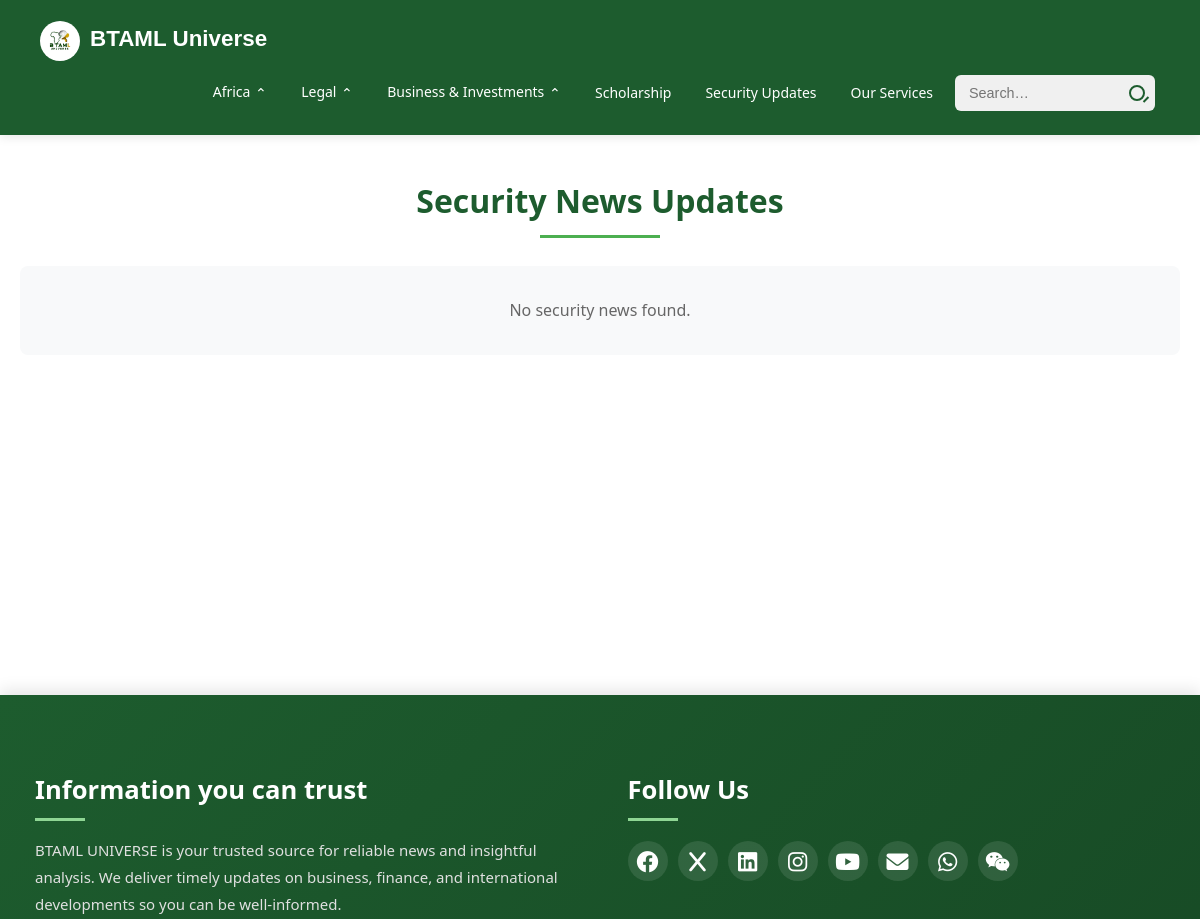
Before: /security/ (upper part) with the older database file.
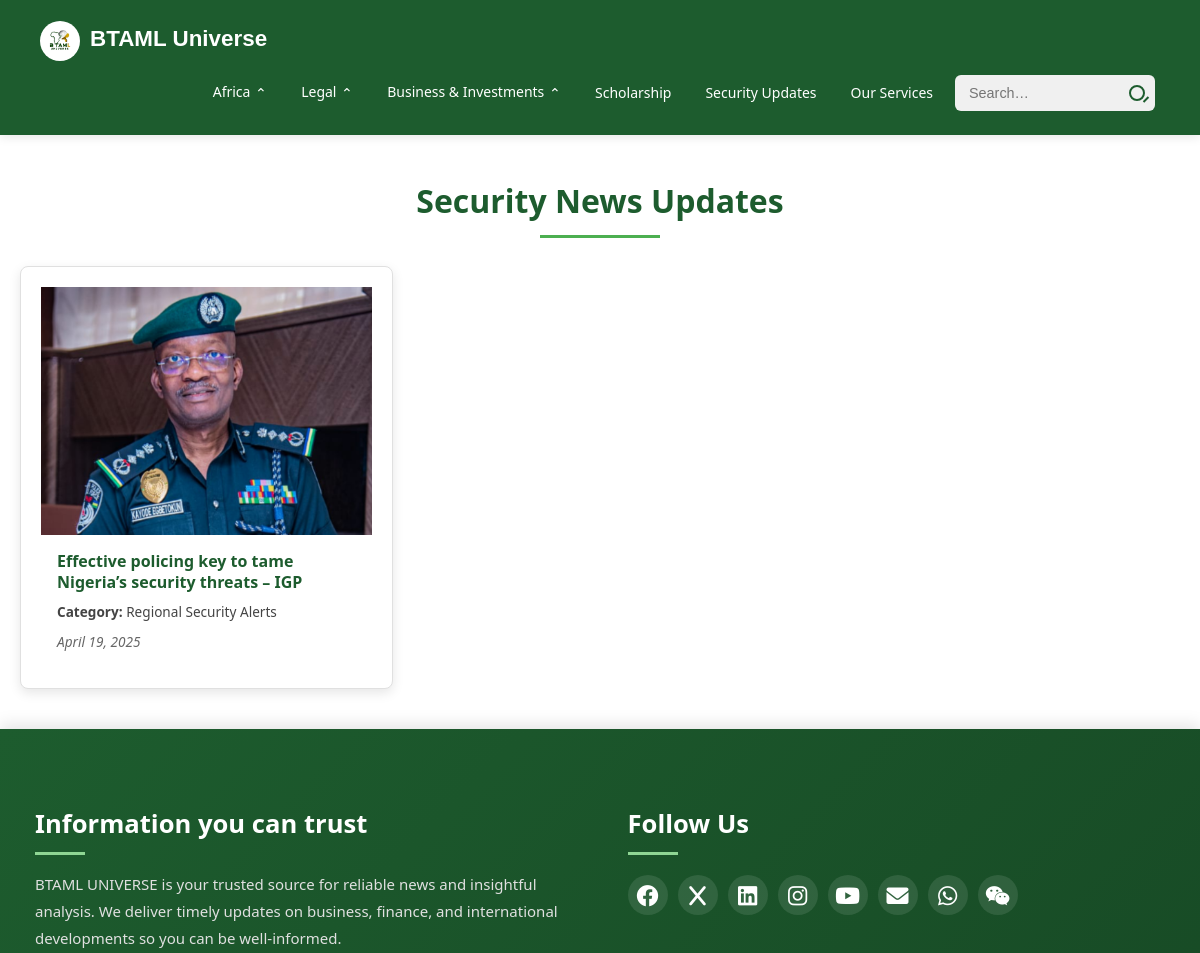
After: the same page with the newer database file.
### main/models.py (models this page shows, shortened)
class SecurityNews(models.Model):
    title = models.CharField(max_length=255)
    category = models.CharField(max_length=50, choices=SECURITY_CATEGORIES)
    published_date = models.DateField(auto_now_add=True)
    thumbnail = models.ImageField(upload_to='security/thumbnails/', blank=True, null=True)
    body = CKEditor5Field('Text', config_name='default')
    related = models.ManyToManyField('self', blank=True)

### main/views.py (the view)
# urls.py: path('security/', views.security_list, name='security'),
def security_list(request):
    security_news = SecurityNews.objects.order_by('-published_date')
    return render(request, 'main/security.html', {'security_news': security_news})

### main/templates/main/security.html (shortened to what this page needs)
{% extends 'main/base.html' %}
{% block content %}
<div class="container py-5">
  <h2 class="security-heading">Security News Updates</h2>
  <div class="security-grid">
    {% for item in security_news reversed %}
      <a href="{% url 'security_details' item.id %}" class="card-link">
        <div class="news-card">
          {% if item.thumbnail %}
            <div class="news-image-container">
              <img src="{{ item.thumbnail.url }}" class="news-image" alt="{{ item.title }}">
            </div>
          {% endif %}
          <div class="news-content">
            <h3 class="news-title">{{ item.title }}</h3>
            <p class="news-category"><strong>Category:</strong> {{ item.get_category_display }}</p>
            <p class="news-date">{{ item.published_date }}</p>
          </div>
        </div>
      </a>
    {% empty %}
      <div class="empty-state">
        <p class="mb-0">No security news found.</p>
      </div>
    {% endfor %}
  </div>
</div>
{% endblock %}

### main/templates/main/base.html (shortened to what this page needs)
{% load static %}
<!DOCTYPE html>
<html lang="en">
<head>
  <link rel="stylesheet" href="{% static 'css/main.css' %}?v={{ timestamp }}">
  <link rel="stylesheet" href="https://cdnjs.cloudflare.com/ajax/libs/font-awesome/6.0.0-beta3/css/all.min.css">
</head>
<body>
  <header class="main-header">
    <div class="logo-container">
      <img src="{% static 'images/universe/Universe.png' %}" alt="BTAML Universe Logo" class="logo">
      <h1 class="site-title">
        <a href="{% url 'home' %}" style="color: #ffffff; text-decoration: none;">BTAML Universe</a>
      </h1>
    </div>
  <nav class="navbar">
  <ul>
    <li>
<a class="has-dropdown">Africa</a>
    </li>
    <li>
<a class="has-dropdown">Legal</a>
    </li>
    <li>
<a class="has-dropdown">Business & Investments</a>
    </li>
    <li>
<a href="{% url 'scholarship' %}">Scholarship</a>
    </li>
    <li>
      <a href="{% url 'security' %}">Security Updates</a>
    </li>
    <li>
    <a href="{% url 'services' %}">Our Services</a>
    </li>
<li class="nav-search">
  <form action="{% url 'search_results' %}" method="get" class="search-form">
    <input
      type="search"
      id="nav-search-input"
      name="q"
      class="search-input"
      placeholder="Search…"
      aria-label="Search"
    />
    <button type="submit" class="search-button"></button>
  </form>
</li>
  </ul>
</nav>
  </header>
  <main>
    {% block content %}
    {% endblock %}
  </main>
  {% block footer %}
  <footer class="footer">
    <div class="footer-top">
      <div class="footer-info">
        <h3>Information you can trust</h3>
        <p>
          BTAML UNIVERSE is your trusted source for reliable news and insightful analysis.
          We deliver timely updates on business, finance, and international developments
          so you can be well-informed.
        </p>
      </div>
      <div class="footer-follow">
        <h3>Follow Us</h3>
        <div class="social-icons">
          <a href="https://www.facebook.com/profile.php?id=100090887146887" title="Facebook" target="_blank">
            <i class="fab fa-facebook"></i>
          </a>
          <a href="#" title="X (formerly Twitter)"><i class="fab fa-x"></i></a>
          <a href="#" title="LinkedIn"><i class="fab fa-linkedin"></i></a>
          <a href="https://www.instagram.com/btaml_universe_official?igsh=MmY5M3pvdnM1MW02" title="Instagram" target="_blank">
            <i class="fab fa-instagram"></i>
          </a>
          <a href="#" title="YouTube"><i class="fab fa-youtube"></i></a>
          <a href="mailto:consultbtaml@gmail.com" title="Email"><i class="fas fa-envelope"></i></a>
          <a href="https://wa.me/8615810743803" title="WhatsApp" target="_blank">
            <i class="fab fa-whatsapp"></i>
          </a>
          <a href="https://i.imgur.com/yqHuCL0.png" target="_blank" title="WeChat">
            <i class="fab fa-weixin"></i>
          </a>
        </div>
      </div>
    </div>
  </footer>
  {% endblock %}
</body>
</html>

### static/css/header.css (style rules this page uses)
.main-header { background-color: #1D5C2E; box-shadow: 0 2px 10px rgba(0, 0, 0, 0.1); padding: 15px 20px; display: flex; justify-content: space-between; align-items: center; flex-wrap: wrap; position: sticky; top: 0; z-index: 1000; width: 100%; }
.logo-container { display: flex; align-items: center; }
.logo { border-radius: 50px; height: 40px; margin-right: 10px; }
.site-title a { color: #ffffff !important; text-decoration: none !important; font-size: 1.4rem; font-weight: 550; font-family: sans-serif; display: inline-block; transform: translateY(-0.3em); }
.navbar { flex-grow: 1; display: flex; justify-content: flex-end; }
.navbar ul { list-style: none; display: flex; justify-content: flex-end; align-items: center; flex-wrap: wrap; }
.navbar li { position: relative; margin: 0 5px; }
.navbar a { text-decoration: none; color: #ffffff; font-weight: 500; padding: 15px 10px; display: block; transition: color 0.3s; font-size: 14px; }
.has-dropdown::after { content: "⌄"; display: inline-block; margin-left: 5px; color: inherit; vertical-align: middle; transform: rotate(180deg); transition: transform 0.3s ease; }
.navbar { display: flex; }
.navbar li { position: relative; list-style: none; }
.search-form { display: flex; position: relative; width: 200px; }
.search-input { width: 100%; padding: 8px 35px 8px 12px; background-color: #f0f0f0; border: 2px solid transparent; border-radius: 6px; font-size: 0.9rem; transition: all 0.2s ease; color: #333; }
.search-button { position: absolute; right: 8px; top: 50%; transform: translateY(-50%); background: transparent; border: none; padding: 0; width: 20px; height: 20px; display: flex; align-items: center; justify-content: center; cursor: pointer; }
.search-button::after { content: ""; position: relative; display: block; width: 12px; height: 12px; border: 2px solid #1D5C2E; border-radius: 50%; }
.search-button::before { content: ""; position: absolute; width: 2px; height: 7px; background-color: #1D5C2E; transform: rotate(45deg); bottom: 0; right: 0; }

### static/css/footer.css (style rules this page uses)
.footer { background: linear-gradient(135deg, #1D5C2E 0%, #144020 100%); color: #ffffff; padding: 60px 20px 40px; font-family: 'Segoe UI', Arial, sans-serif; text-align: left; box-shadow: 0 -5px 15px rgba(0, 0, 0, 0.1); width: 100%; }
.footer-top { display: flex; justify-content: space-between; flex-wrap: wrap; margin-bottom: 50px; gap: 20px; }
.footer-info, .footer-follow { flex: 1; min-width: 250px; padding: 15px; }
.footer-info h3, .footer-follow h3, .footer-newsletter h3, .footer-services h3, .footer-contact h3 { font-size: 1.6rem; margin-bottom: 16px; font-weight: 600; position: relative; padding-bottom: 10px; }
.footer-info h3:after, .footer-follow h3:after, .footer-newsletter h3:after, .footer-services h3:after, .footer-contact h3:after { content: ''; position: absolute; width: 50px; height: 3px; background-color: #8FD694; bottom: 0; left: 0; }
.footer-info p { font-size: 15px; line-height: 1.8; color: #e0e0e0; }
.footer-follow { position: relative; padding-left: 20px; }
.footer-follow .social-icons { margin-top: 20px; display: flex; flex-wrap: wrap; gap: 10px; }
.footer-follow .social-icons a { font-size: 22px; color: #ffffff; text-decoration: none; transition: all 0.3s ease; display: inline-block; width: 40px; height: 40px; background-color: rgba(255, 255, 255, 0.1); border-radius: 50%; text-align: center; line-height: 40px; }

### static/css/responsive.css (style rules this page uses)
@media (min-width: 1200px) { .main-header { padding: 15px 40px; } }
@media (min-width: 1200px) { .navbar a { padding: 15px 12px; font-size: 14px; } }

### static/css/articles.css (style rules this page uses)
.news-card { background-color: #ffffff; border-radius: 10px; padding: 20px; box-shadow: 0 4px 12px rgba(0, 0, 0, 0.08); display: flex; flex-direction: column; transition: transform 0.2s ease-in-out; }
.news-title { font-size: 1.4rem; font-weight: 600; color: #1D5C2E; margin-bottom: 10px; }
.news-card { background-color: #fff; border-radius: 10px; padding: 20px; box-shadow: 0 4px 12px rgba(0, 0, 0, 0.08); display: flex; flex-direction: column; transition: transform 0.2s ease-in-out; }

Changed rows visible on the page:
added SecurityNews: thumbnail (picture), title "Effective policing key to tame Nigeria’s security threats – IGP", category "Regional Security Alerts", published_date "April 19, 2025"
Other visible differences:
text no longer shown: "No security news found."
